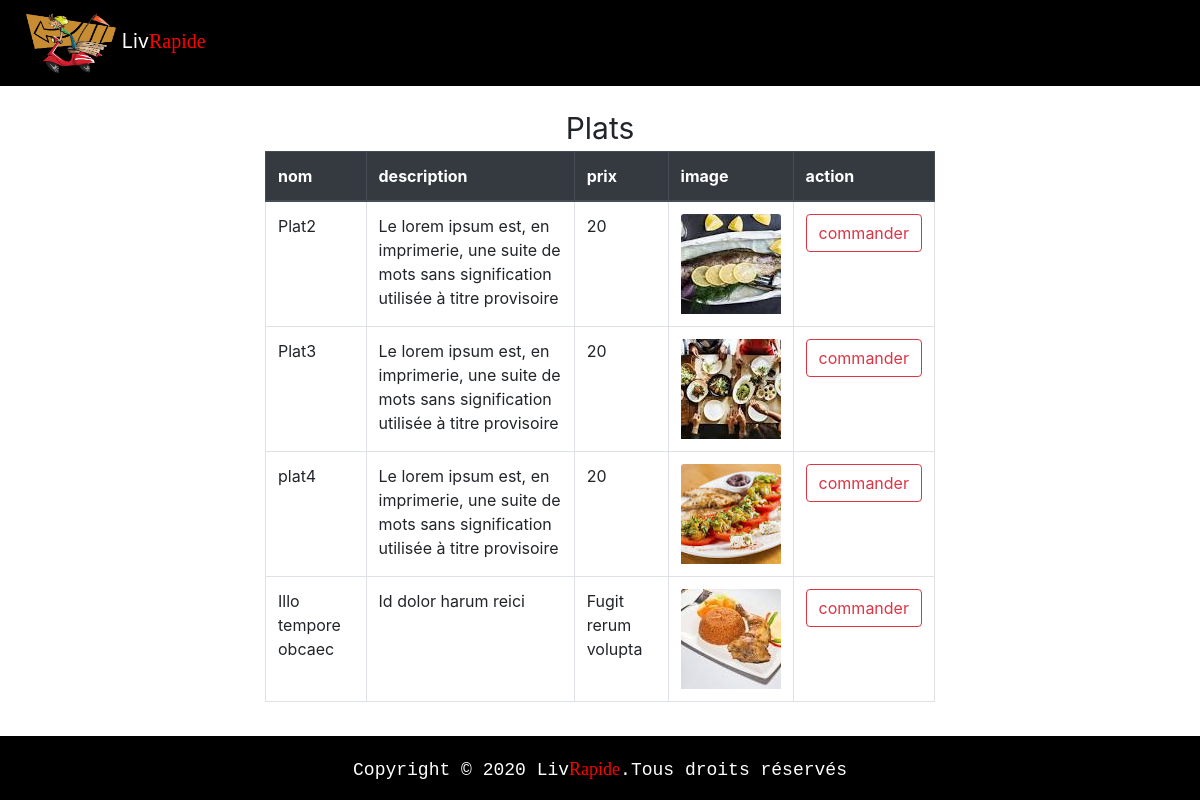
Page /frontoffice/menu.php on the committed database.
### tables this page shows
CREATE TABLE `repas` (
  `id` int(100) NOT NULL,
  `nom` varchar(100) NOT NULL,
  `image` varchar(255) NOT NULL,
  `prix` varchar(100) NOT NULL,
  `descp` varchar(100) NOT NULL
);

### frontoffice/menu.php (the view, shortened to what this page needs)
<!DOCTYPE html>
<html lang="en">
<head>
<link rel="stylesheet" href="https://cdn.jsdelivr.net/npm/bootstrap@4.5.3/dist/css/bootstrap.min.css">
<link rel="stylesheet" href="https://stackpath.bootstrapcdn.com/font-awesome/4.7.0/css/font-awesome.min.css">
<link rel="stylesheet" href="style.css">
</head>
<body>
<?php require('include/nav-bar.php');?>
 <center>
<div class="col-md-7 col-md-offset-2" >
     <div class="panel panel-info">
         <div class="panel-heading">
          Plats
         </div>
         <div class="panel-body">
             <table class="table table-bordered">
             <thead class="thead-dark">
                 <tr>
                     <th>nom</th>
                     <th>description</th>
                     <th>prix</th>
                     <th>image</th>
                     <th>action</th>
                 </tr>
             </thead>
                 <?php
                 require('../backoffice/include/connection.php');
                 $query = mysqli_query($con,"select * from repas");
                 while ($row =mysqli_fetch_array($query))
                 {
                 echo '<tr><td>'.$row["nom"].'</td>';
                 echo '<td>'.$row["descp"].'</td>';
                 echo '<td>'.$row["prix"].'</td>';
               echo '<td> <img class="card-img-top" src="../frontoffice/img/'.$row["image"].'"  /></td>';
              echo'<td><a href="commander.php"><button type="button" class="btn btn-outline-danger">commander</button></a></td>';
                      ?>
                        <?php
                    }
                ?>
             </table>
         </div>
     </div>
</div>
    </center>
<?php require('include/footer.php');?>
</body>
</html>

### frontoffice/include/nav-bar.php (shortened to what this page needs)
<!DOCTYPE html>
<html lang="en">
<head>
<link rel="stylesheet" href="https://cdn.jsdelivr.net/npm/bootstrap@4.5.3/dist/css/bootstrap.min.css">
<link rel="stylesheet" href="https://stackpath.bootstrapcdn.com/font-awesome/4.7.0/css/font-awesome.min.css">
<link rel="stylesheet" href="style.css">
</head>
<body>
<nav class="navbar navbar-light" style="background-color:black">
  <a class="navbar-brand" href="menu.php">
    <img src="../frontoffice/img/delivery-guy-1424808_1280.png" width="90" height="60" alt="" loading="lazy" style="margin-left:10px">
   <span style="color:white" >Liv<span style="color:red;font-family:Brush Script MT, Brush Script Std, cursive">Rapide</span></span>
  </a>
</nav>
</body>
</html>

### frontoffice/include/footer.php (shortened to what this page needs)
<!DOCTYPE html>
<html lang="en">
<head>
<link rel="stylesheet" href="https://cdn.jsdelivr.net/npm/bootstrap@4.5.3/dist/css/bootstrap.min.css">
<link rel="stylesheet" href="https://stackpath.bootstrapcdn.com/font-awesome/4.7.0/css/font-awesome.min.css">
<link rel="stylesheet" href="style.css">
</head>
<body>
<div class="footer">
  <p>Copyright © 2020 Liv<span style="color:red;font-family:Brush Script MT, Brush Script Std, cursive">Rapide</span>.Tous droits réservés</p>
</div>
</body>
</html>

### frontoffice/style.css (style rules this page uses)
.footer { position: fixed; left: 0; bottom: 0; width: 100%; background-color: black; color: white; text-align: center; padding-top: 20px; font-size: 18px; font-family: OCR A Std, monospace; }
.table img { width: 100px; height: 100px; }
.panel-heading { font-size: 30px; margin-top: 20px; font-family: -apple-system, BlinkMacSystemFont, 'Segoe UI', Roboto, Oxygen, Ubuntu, Cantarell, 'Open Sans', 'Helvetica Neue', sans-serif; }

### rows in the picture
repas: nom "Plat2", descp "Le lorem ipsum est, en imprimerie, une suite de mots sans signification utilisée à titre provisoire", prix "20", image (picture)
repas: nom "Plat3", descp "Le lorem ipsum est, en imprimerie, une suite de mots sans signification utilisée à titre provisoire", prix "20", image (picture)
repas: nom "plat4", descp "Le lorem ipsum est, en imprimerie, une suite de mots sans signification utilisée à titre provisoire", prix "20", image (picture)
repas: nom "Illo tempore obcaec", descp "Id dolor harum reici", prix "Fugit rerum volupta", image (picture)
